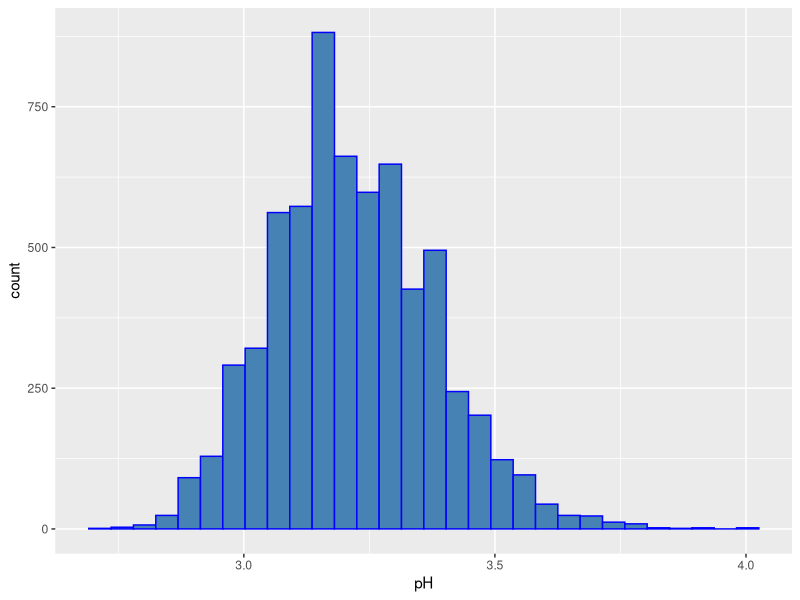
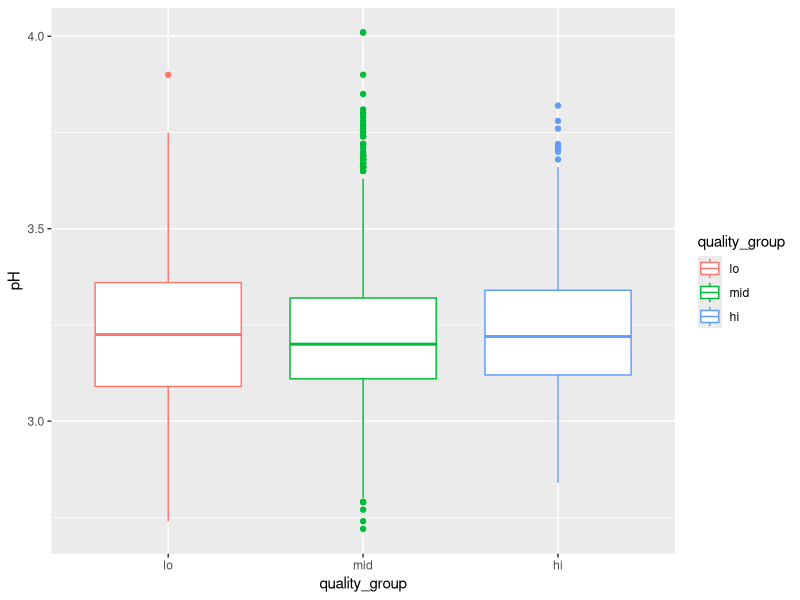

Here is the R script that generated these plots, in order:
## ---- chunk 1
knitr::opts_chunk$set(echo = TRUE)
library(tidyverse)
library(ggplot2)
library(corrplot)
library(gridExtra)
## ---- chunk 2
merged <- read_csv("winequality_all.csv")
merged$red <- as.factor(merged$red )
fulldf <- merged %>% mutate(quality_group = cut(quality, breaks = c(0,4,6,10),labels=c("lo", "mid", "hi"))) 
data <- fulldf

## ---- chunk 3
#  summary(fulldf$pH)
fulldf %>% ggplot(aes(pH)) + 
  geom_histogram( color = "blue",fill = "steelblue")
## ---- chunk 4
ggplot(data = fulldf, aes(x = quality_group, y = pH, color = quality_group)) +
  geom_boxplot()
